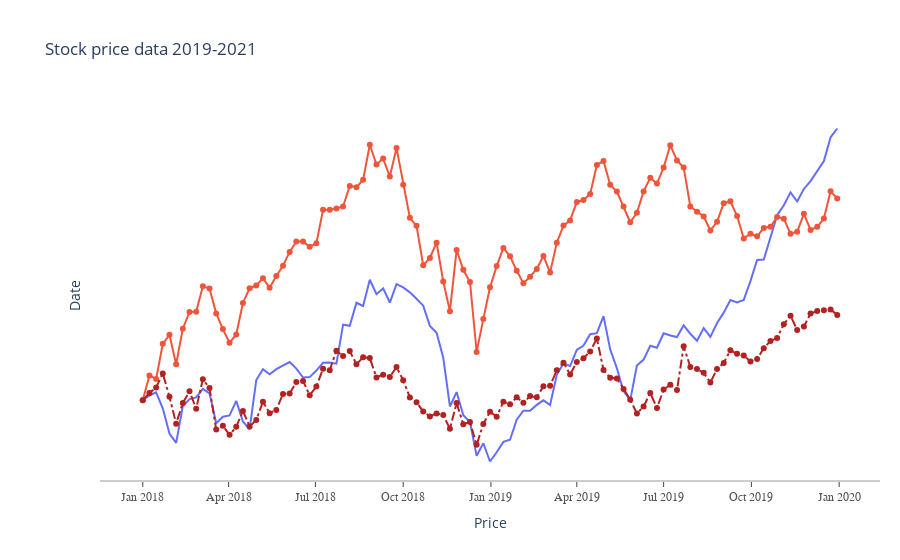

Notebook code cell kept with this figure:
### Code cell
fig.update_layout(xaxis={'showline':True,'showgrid':False,'showticklabels':True,'linecolor':'rgb(204,204,204)','linewidth':2, 'ticks':'outside','tickfont':dict(family='Arial',size=12,color='rgb(82,82,82)',)},
                 yaxis={'showgrid':False,'zeroline':False,'showline':False,'showticklabels':False},autosize=False,
                 margin={'autoexpand':False,'l':100,'r':20,'t':110},showlegend=False,plot_bgcolor='white')
